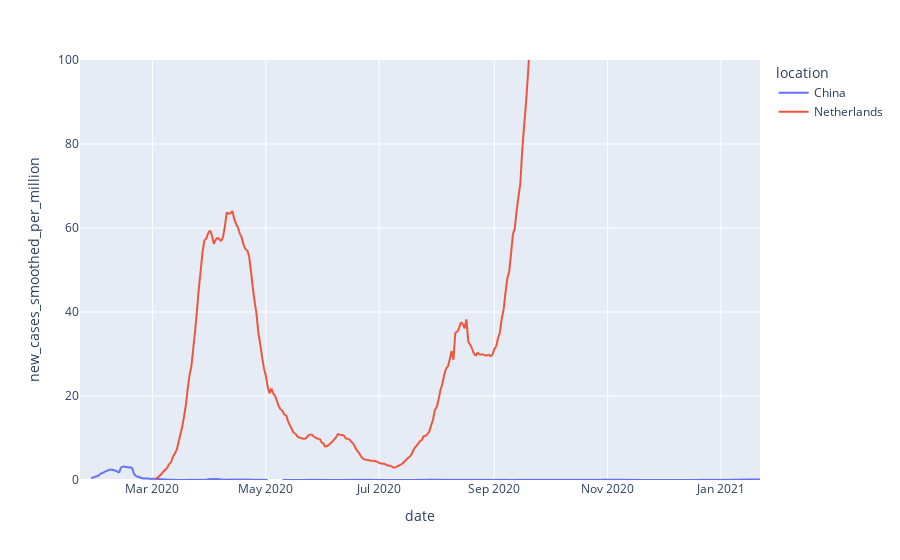

Notebook code cell kept with this figure:
### Code cell
fig = px.line(Covid_China, x='date', y= 'new_cases_smoothed_per_million' ,color='location',
                range_x= ['2020-01-22', '2021-01-22'], range_y=[0,100] )

fig.show()

### Figure 1 — Plotly figure (JSON) as saved in the notebook; plotly's stock layout.template omitted (floating-point values rounded to 4 significant figures; data arrays with more than 128 entries replaced by an {"elided": "..."} marker saying what was removed)
{"data": [{"hovertemplate": "location=China<br>date=%{x}<br>new_cases_smoothed_per_million=%{y}<extra></extra>", "legendgroup": "China", "line": {"color": "#636efa", "dash": "solid"}, "marker": {"symbol": "circle"}, "mode": "lines", "name": "China", "showlegend": true, "type": "scattergl", "x": {"elided": "994 str values"}, "xaxis": "x", "y": {"elided": "994 float values"}, "yaxis": "y"}, {"hovertemplate": "location=Netherlands<br>date=%{x}<br>new_cases_smoothed_per_million=%{y}<extra></extra>", "legendgroup": "Netherlands", "line": {"color": "#EF553B", "dash": "solid"}, "marker": {"symbol": "circle"}, "mode": "lines", "name": "Netherlands", "showlegend": true, "type": "scattergl", "x": {"elided": "958 str values"}, "xaxis": "x", "y": {"elided": "958 float values"}, "yaxis": "y"}], "layout": {"legend": {"title": {"text": "location"}, "tracegroupgap": 0}, "margin": {"t": 60}, "xaxis": {"anchor": "y", "domain": [0, 1], "range": ["2020-01-22", "2021-01-22"], "title": {"text": "date"}}, "yaxis": {"anchor": "x", "domain": [0, 1], "range": [0, 100], "title": {"text": "new_cases_smoothed_per_million"}}}}
